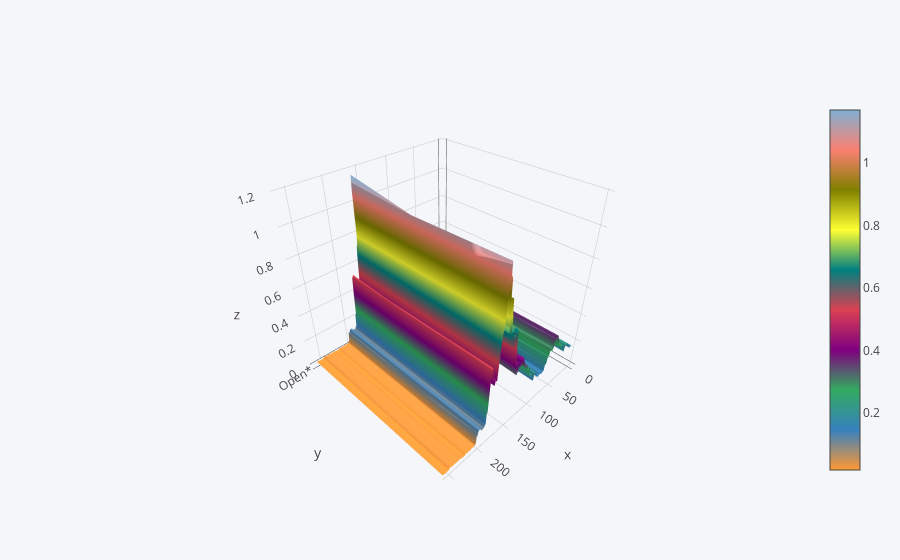

Notebook cell for this chart:
### Code cell
spread.iplot(kind='surface')

### Figure 1 — Plotly figure (JSON) as saved in the notebook; plotly's stock layout.template omitted (floating-point values rounded to 4 significant figures; data arrays with more than 128 entries replaced by an {"elided": "..."} marker saying what was removed)
{"data": [{"colorscale": [[0, "rgb(255, 153, 51)"], [0.1111, "rgb(55, 128, 191)"], [0.2222, "rgb(50, 171, 96)"], [0.3333, "rgb(128, 0, 128)"], [0.4444, "rgb(219, 64, 82)"], [0.5556, "rgb(0, 128, 128)"], [0.6667, "rgb(255, 255, 51)"], [0.7778, "rgb(128, 128, 0)"], [0.8889, "rgb(251, 128, 114)"], [1, "rgb(128, 177, 211)"]], "type": "surface", "x": {"elided": "261 int values"}, "y": ["Open*", "Close**"], "z": {"elided": "2x261 float values"}, "zmax": 1.17, "zmin": 0.01841}], "layout": {"legend": {"bgcolor": "#F5F6F9", "font": {"color": "#4D5663"}}, "paper_bgcolor": "#F5F6F9", "plot_bgcolor": "#F5F6F9", "titlefont": {"color": "#4D5663"}, "xaxis1": {"gridcolor": "#E1E5ED", "showgrid": true, "tickfont": {"color": "#4D5663"}, "title": "", "titlefont": {"color": "#4D5663"}, "zerolinecolor": "#E1E5ED"}, "yaxis1": {"gridcolor": "#E1E5ED", "showgrid": true, "tickfont": {"color": "#4D5663"}, "title": "", "titlefont": {"color": "#4D5663"}, "zerolinecolor": "#E1E5ED"}}}
